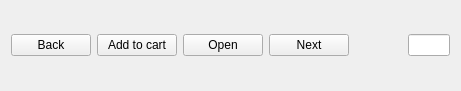
  <widget class="QWidget" name="verticalLayoutWidget_2">
   <property name="geometry">
    <rect>
     <x>0</x>
     <y>260</y>
     <width>461</width>
     <height>91</height>
    </rect>
   </property>
   <layout class="QVBoxLayout" name="verticalLayout_2">
    <item>
     <layout class="QHBoxLayout" name="horizontalLayout_2">
      <item>
       <layout class="QHBoxLayout" name="buttonLayoutUser">
        <item>
         <widget class="QPushButton" name="BackButton">
          <property name="text">
           <string>Back</string>
          </property>
         </widget>
        </item>
        <item>
         <widget class="QPushButton" name="addtoCartButton">
          <property name="text">
           <string>Add to cart</string>
          </property>
         </widget>
        </item>
        <item>
         <widget class="QPushButton" name="openButton">
          <property name="text">
           <string>Open</string>
          </property>
         </widget>
        </item>
        <item>
         <widget class="QPushButton" name="nextButton">
          <property name="text">
           <string>Next</string>
          </property>
          <property name="checkable">
           <bool>false</bool>
          </property>
         </widget>
        </item>
       </layout>
      </item>
      <item>
       <widget class="QPushButton" name="cartButton">
        <property name="palette">
         <palette>
          <active>
           <colorrole role="WindowText">
            <brush brushstyle="SolidPattern">
             <color alpha="255">
              <red>0</red>
              <green>0</green>
              <blue>0</blue>
             </color>
            </brush>
           </colorrole>
           <colorrole role="Button">
            <brush brushstyle="SolidPattern">
             <color alpha="255">
              <red>255</red>
              <green>255</green>
              <blue>255</blue>
             </color>
            </brush>
           </colorrole>
           <colorrole role="Light">
            <brush brushstyle="SolidPattern">
             <color alpha="255">
              <red>255</red>
              <green>255</green>
              <blue>255</blue>
             </color>
            </brush>
           </colorrole>
           <colorrole role="Midlight">
            <brush brushstyle="SolidPattern">
             <color alpha="255">
              <red>255</red>
              <green>255</green>
              <blue>255</blue>
             </color>
            </brush>
           </colorrole>
           <colorrole role="Dark">
            <brush brushstyle="SolidPattern">
             <color alpha="255">
              <red>127</red>
              <green>127</green>
              <blue>127</blue>
             </color>
            </brush>
           </colorrole>
           <colorrole role="Mid">
            <brush brushstyle="SolidPattern">
             <color alpha="255">
              <red>170</red>
              <green>170</green>
              <blue>170</blue>
             </color>
            </brush>
           </colorrole>
           <colorrole role="Text">
            <brush brushstyle="SolidPattern">
             <color alpha="255">
              <red>0</red>
              <green>0</green>
              <blue>0</blue>
             </color>
            </brush>
           </colorrole>
           <colorrole role="BrightText">
            <brush brushstyle="SolidPattern">
             <color alpha="255">
              <red>255</red>
              <green>255</green>
              <blue>255</blue>
             </color>
            </brush>
           </colorrole>
           <colorrole role="ButtonText">
            <brush brushstyle="SolidPattern">
             <color alpha="255">
              <red>0</red>
              <green>0</green>
              <blue>0</blue>
             </color>
            </brush>
           </colorrole>
           <colorrole role="Base">
            <brush brushstyle="SolidPattern">
             <color alpha="255">
              <red>255</red>
              <green>255</green>
              <blue>255</blue>
             </color>
            </brush>
           </colorrole>
           <colorrole role="Window">
            <brush brushstyle="SolidPattern">
             <color alpha="255">
              <red>255</red>
              <green>255</green>
              <blue>255</blue>
             </color>
            </brush>
           </colorrole>
           <colorrole role="Shadow">
            <brush brushstyle="SolidPattern">
             <color alpha="255">
              <red>0</red>
              <green>0</green>
              <blue>0</blue>
             </color>
            </brush>
           </colorrole>
           <colorrole role="AlternateBase">
            <brush brushstyle="SolidPattern">
             <color alpha="255">
              <red>255</red>
              <green>255</green>
              <blue>255</blue>
             </color>
            </brush>
           </colorrole>
           <colorrole role="ToolTipBase">
            <brush brushstyle="SolidPattern">
             <color alpha="255">
              <red>255</red>
              <green>255</green>
              <blue>220</blue>
             </color>
            </brush>
           </colorrole>
           <colorrole role="ToolTipText">
            <brush brushstyle="SolidPattern">
             <color alpha="255">
              <red>0</red>
              <green>0</green>
              <blue>0</blue>
             </color>
            </brush>
           </colorrole>
          </active>
          <inactive>
           <colorrole role="WindowText">
            <brush brushstyle="SolidPattern">
             <color alpha="255">
              <red>0</red>
              <green>0</green>
              <blue>0</blue>
             </color>
            </brush>
           </colorrole>
           <colorrole role="Button">
            <brush brushstyle="SolidPattern">
             <color alpha="255">
              <red>255</red>
              <green>255</green>
              <blue>255</blue>
             </color>
            </brush>
           </colorrole>
           <colorrole role="Light">
            <brush brushstyle="SolidPattern">
             <color alpha="255">
              <red>255</red>
              <green>255</green>
              <blue>255</blue>
             </color>
            </brush>
           </colorrole>
           <colorrole role="Midlight">
            <brush brushstyle="SolidPattern">
             <color alpha="255">
              <red>255</red>
              <green>255</green>
              <blue>255</blue>
             </color>
            </brush>
           </colorrole>
           <colorrole role="Dark">
            <brush brushstyle="SolidPattern">
             <color alpha="255">
              <red>127</red>
              <green>127</green>
              <blue>127</blue>
             </color>
            </brush>
           </colorrole>
           <colorrole role="Mid">
            <brush brushstyle="SolidPattern">
             <color alpha="255">
              <red>170</red>
              <green>170</green>
              <blue>170</blue>
             </color>
            </brush>
           </colorrole>
           <colorrole role="Text">
            <brush brushstyle="SolidPattern">
             <color alpha="255">
              <red>0</red>
              <green>0</green>
              <blue>0</blue>
             </color>
            </brush>
           </colorrole>
           <colorrole role="BrightText">
            <brush brushstyle="SolidPattern">
             <color alpha="255">
              <red>255</red>
              <green>255</green>
              <blue>255</blue>
             </color>
            </brush>
           </colorrole>
           <colorrole role="ButtonText">
            <brush brushstyle="SolidPattern">
             <color alpha="255">
              <red>0</red>
              <green>0</green>
              <blue>0</blue>
             </color>
            </brush>
           </colorrole>
           <colorrole role="Base">
            <brush brushstyle="SolidPattern">
             <color alpha="255">
              <red>255</red>
              <green>255</green>
              <blue>255</blue>
             </color>
            </brush>
           </colorrole>
           <colorrole role="Window">
            <brush brushstyle="SolidPattern">
             <color alpha="255">
              <red>255</red>
              <green>255</green>
              <blue>255</blue>
             </color>
            </brush>
           </colorrole>
           <colorrole role="Shadow">
            <brush brushstyle="SolidPattern">
             <color alpha="255">
              <red>0</red>
              <green>0</green>
              <blue>0</blue>
             </color>
            </brush>
           </colorrole>
           <colorrole role="AlternateBase">
            <brush brushstyle="SolidPattern">
             <color alpha="255">
              <red>255</red>
              <green>255</green>
              <blue>255</blue>
             </color>
            </brush>
           </colorrole>
           <colorrole role="ToolTipBase">
            <brush brushstyle="SolidPattern">
             <color alpha="255">
              <red>255</red>
              <green>255</green>
              <blue>220</blue>
             </color>
            </brush>
           </colorrole>
           <colorrole role="ToolTipText">
            <brush brushstyle="SolidPattern">
             <color alpha="255">
              <red>0</red>
              <green>0</green>
              <blue>0</blue>
             </color>
            </brush>
           </colorrole>
          </inactive>
          <disabled>
           <colorrole role="WindowText">
            <brush brushstyle="SolidPattern">
             <color alpha="255">
              <red>127</red>
              <green>127</green>
              <blue>127</blue>
             </color>
            </brush>
           </colorrole>
           <colorrole role="Button">
            <brush brushstyle="SolidPattern">
             <color alpha="255">
              <red>255</red>
              <green>255</green>
              <blue>255</blue>
             </color>
            </brush>
           </colorrole>
           <colorrole role="Light">
            <brush brushstyle="SolidPattern">
             <color alpha="255">
              <red>255</red>
              <green>255</green>
              <blue>255</blue>
             </color>
            </brush>
           </colorrole>
           <colorrole role="Midlight">
            <brush brushstyle="SolidPattern">
             <color alpha="255">
              <red>255</red>
              <green>255</green>
              <blue>255</blue>
             </color>
            </brush>
           </colorrole>
           <colorrole role="Dark">
            <brush brushstyle="SolidPattern">
             <color alpha="255">
              <red>127</red>
              <green>127</green>
              <blue>127</blue>
             </color>
            </brush>
           </colorrole>
           <colorrole role="Mid">
            <brush brushstyle="SolidPattern">
             <color alpha="255">
              <red>170</red>
              <green>170</green>
              <blue>170</blue>
             </color>
            </brush>
           </colorrole>
           <colorrole role="Text">
            <brush brushstyle="SolidPattern">
             <color alpha="255">
              <red>127</red>
              <green>127</green>
              <blue>127</blue>
             </color>
            </brush>
           </colorrole>
           <colorrole role="BrightText">
            <brush brushstyle="SolidPattern">
             <color alpha="255">
              <red>255</red>
              <green>255</green>
              <blue>255</blue>
             </color>
            </brush>
           </colorrole>
           <colorrole role="ButtonText">
            <brush brushstyle="SolidPattern">
             <color alpha="255">
              <red>127</red>
              <green>127</green>
              <blue>127</blue>
             </color>
            </brush>
           </colorrole>
           <colorrole role="Base">
            <brush brushstyle="SolidPattern">
             <color alpha="255">
              <red>255</red>
              <green>255</green>
              <blue>255</blue>
             </color>
            </brush>
           </colorrole>
           <colorrole role="Window">
            <brush brushstyle="SolidPattern">
             <color alpha="255">
              <red>255</red>
              <green>255</green>
              <blue>255</blue>
             </color>
            </brush>
           </colorrole>
           <colorrole role="Shadow">
            <brush brushstyle="SolidPattern">
             <color alpha="255">
              <red>0</red>
              <green>0</green>
              <blue>0</blue>
             </color>
            </brush>
           </colorrole>
           <colorrole role="AlternateBase">
            <brush brushstyle="SolidPattern">
             <color alpha="255">
              <red>255</red>
              <green>255</green>
              <blue>255</blue>
             </color>
            </brush>
           </colorrole>
           <colorrole role="ToolTipBase">
            <brush brushstyle="SolidPattern">
             <color alpha="255">
              <red>255</red>
              <green>255</green>
              <blue>220</blue>
             </color>
            </brush>
           </colorrole>
           <colorrole role="ToolTipText">
            <brush brushstyle="SolidPattern">
             <color alpha="255">
              <red>0</red>
              <green>0</green>
              <blue>0</blue>
             </color>
            </brush>
           </colorrole>
          </disabled>
         </palette>
        </property>
        <property name="font">
         <font>
          <family>MS Reference Sans Serif</family>
          <pointsize>12</pointsize>
         </font>
        </property>
        <property name="text">
         <string/>
        </property>
        <property name="icon">
         <iconset>
          <normaloff>../shopping_basket_red.png</normaloff>../shopping_basket_red.png</iconset>
        </property>
        <property name="iconSize">
         <size>
          <width>48</width>
          <height>48</height>
         </size>
        </property>
        <property name="flat">
         <bool>true</bool>
        </property>
       </widget>
      </item>
      <item>
       <widget class="QLineEdit" name="cartLine"/>
      </item>
     </layout>
    </item>
   </layout>
  </widget>
